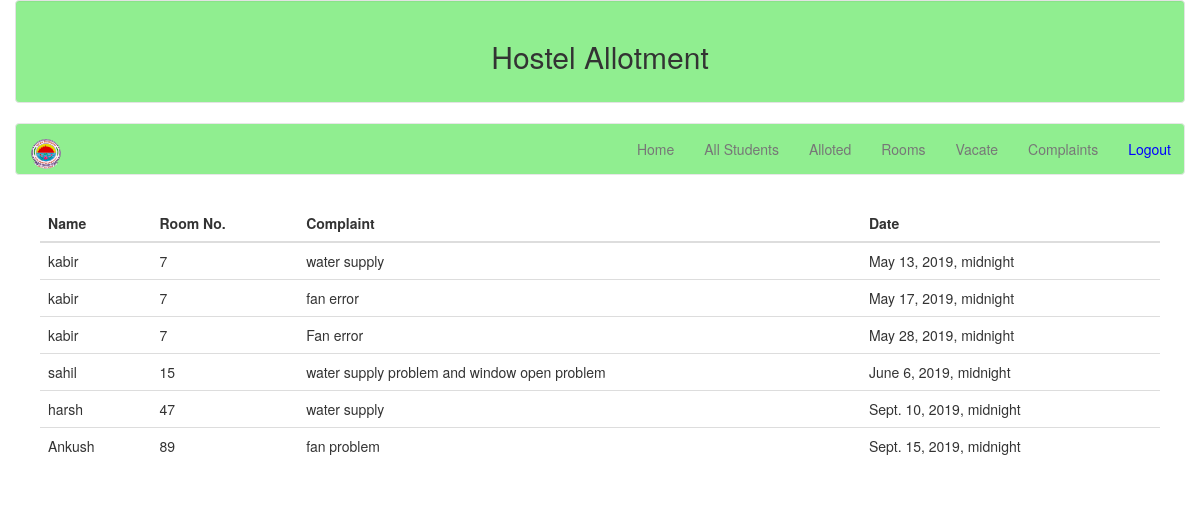
The page /adcomplain/ (signed in) on the database its author committed.
### hostel/models.py (models this page shows, shortened)
class Complain(models.Model):
	usr=models.CharField(max_length=30, blank=True, null=True)
	room_no=models.CharField(max_length=10, blank=True, null=True)
	Complain=models.CharField(max_length=200, null=True, blank=True)
	date=models.DateTimeField(default=None, null=True)

### hostel/views.py (the view)
# urls.py: url(r'^adcomplain/$', views.adcomplain, name='adcomplain'),
def adcomplain(request):
	usr=request.user.is_authenticated()
	if usr:
		if request.method=="GET":
			box=Complain.objects.all()
			context={'data':box}
			return render(request,'hostel/complain.html',context)
		else:
			return HttpResponse('no any complain')
	else:
		return HttpResponse('not logged in')

### hostel/templates/hostel/complain.html
{% extends 'hostel/base.html' %}
{% block body %}
<div class="container">
	<div  style="margin: 10px;" >
	<table class="table ">
		<thead>
			<tr>
				<th>Name</th>
				<th>Room No.</th>
				<th>Complaint</th>
				<th>Date</th>
			</tr>
		</thead>
		<tbody>
		{% if data %}
		{% for i in data %}
			<tr>
				<td> {{ i.usr }}</td>
				<td>{{ i.room_no }}</td>
				<td> {{ i.Complain }}</td>
				<td> {{ i.date }}</td>
			</tr>
		{% endfor %}
		{% endif %}
		</tbody>
	</table>
	</div>
</div>
{% endblock %}

### rows shown on the page
Complain: usr "kabir", room_no "7", Complain "water supply", date "May 13, 2019, midnight"
Complain: usr "kabir", room_no "7", Complain "fan error", date "May 17, 2019, midnight"
Complain: usr "kabir", room_no "7", Complain "Fan error", date "May 28, 2019, midnight"
Complain: usr "sahil", room_no "15", Complain "water supply problem and window open problem", date "June 6, 2019, midnight"
Complain: usr "harsh", room_no "47", Complain "water supply", date "Sept. 10, 2019, midnight"
Complain: usr "Ankush", room_no "89", Complain "fan problem", date "Sept. 15, 2019, midnight"
